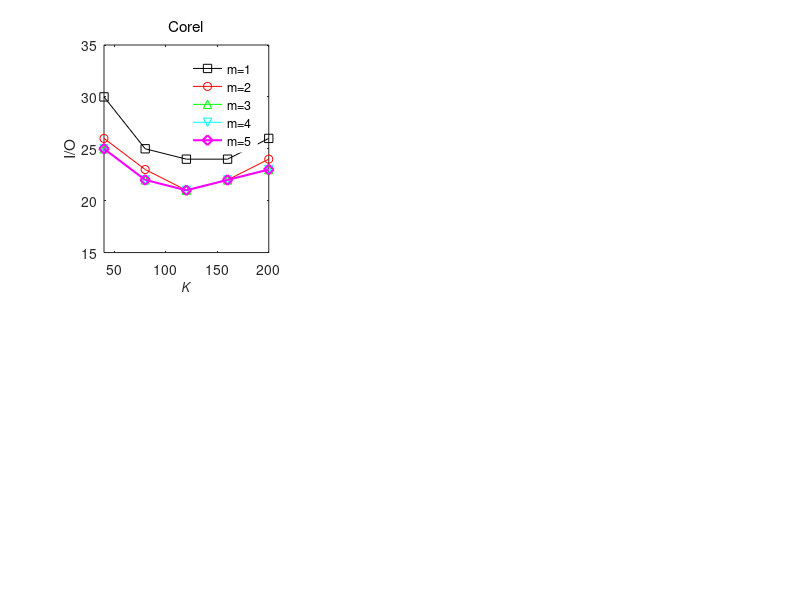

Recreate this plot in MATLAB. (Note: this script raises an error after producing the figure.)
%% tuning m for I/O and CPU in all data dataset
% some common config
linesolid = ['-ks'; '-ro'; '-g^'; '-cv'; '-md';];
linedashed = [':ks'; ':ro'; ':g^'; ':cv'; ':md';];
% line1=['-r+'; '-bx']; 
hold on;
box on;
% grid on;
set(gcf,'Position',[100 100 1400, 720]);

%% I/O cost
% Corel
subplot(2,3,1);
x_nk = [40:40:200];
y_io = [...
    30,25,24,24,26;...
    26,23,21,22,24;...
    25,22,21,22,23;...
    25,22,21,22,23;...
    25,22,21,22,23];

plot(...
        x_nk, y_io(1,:), linesolid(1,:), ...
        x_nk, y_io(2,:), linesolid(2,:), ...
        x_nk, y_io(3,:), linesolid(3,:), ...
        x_nk, y_io(4,:), linesolid(4,:), ...
        x_nk, y_io(5,:), linesolid(5,:), ...
        'LineWidth',1.5, 'MarkerSize',7);

title('Corel', 'Fontname', 'Helvetica', 'FontAngle', 'Normal', 'FontWeight', 'Normal');
xlabel('K');
ylabel('I/O');
h=legend('m=1', 'm=2', 'm=3', 'm=4', 'm=5');
set(h, 'EdgeColor', 'White', 'Location', 'NorthEast');
axis([40,200, 15, 35]);
set(get(gca,'XLabel'),'FontSize',9, 'FontAngle', 'Italic', 'FontWeight', 'Normal', 'Vertical','top');
set(get(gca,'YLabel'),'FontSize',10, 'FontAngle', 'Italic', 'FontWeight', 'Normal', 'Vertical','bottom');
set(gca, 'Fontname', 'Helvetica',  'FontSize',9);
set(gca, 'XTick', x_nk');
set(gca, 'YTick', [15:5:35]);

% Aerial
subplot(2,3,2);
x_nk = [300:100:700];
y_io = [...
    132,128,128,128,129;...
    128,124,126,126,129;...
    128,125,126,126,129;...
    128,125,126,126,129;...
    128,125,126,126,129];

plot(...
        x_nk, y_io(1,:), linesolid(1,:), ...
        x_nk, y_io(2,:), linesolid(2,:), ...
        x_nk, y_io(3,:), linesolid(3,:), ...
        x_nk, y_io(4,:), linesolid(4,:), ...
        x_nk, y_io(5,:), linesolid(5,:), ...
        'LineWidth',1.5, 'MarkerSize',7);

title('Aerial', 'Fontname', 'Helvetica', 'FontAngle', 'Normal', 'FontWeight', 'Normal');
xlabel('K');
ylabel('I/O');
h=legend('m=1', 'm=2', 'm=3', 'm=4', 'm=5');
set(h, 'EdgeColor', 'White', 'Location', 'NorthEast');
axis([300, 700, 120, 140]);
set(get(gca,'XLabel'),'FontSize',9, 'FontAngle', 'Italic', 'FontWeight', 'Normal', 'Vertical','top');
set(get(gca,'YLabel'),'FontSize',10, 'FontAngle', 'Italic', 'FontWeight', 'Normal', 'Vertical','bottom');
set(gca, 'Fontname', 'Helvetica',  'FontSize',9);
set(gca, 'XTick', x_nk');
set(gca, 'YTick', [120:5:140]);

% WT
subplot(2,3,3);
x_nk = [800:200:1600];
y_io = [...
    240,234,233,236,238;...
    238,234,233,236,237;...
    238,234,233,236,237;...
    238,234,233,236,237;...
    238,234,233,236,237];

plot(...
        x_nk, y_io(1,:), linesolid(1,:), ...
        x_nk, y_io(2,:), linesolid(2,:), ...
        x_nk, y_io(3,:), linesolid(3,:), ...
        x_nk, y_io(4,:), linesolid(4,:), ...
        x_nk, y_io(5,:), linesolid(5,:), ...
        'LineWidth',1.5, 'MarkerSize',7);

title('WT', 'Fontname', 'Helvetica', 'FontAngle', 'Normal', 'FontWeight', 'Normal');
xlabel('K');
ylabel('I/O');
h=legend('m=1', 'm=2', 'm=3', 'm=4', 'm=5');
set(h, 'EdgeColor', 'White', 'Location', 'NorthEast');
axis([800, 1600, 230, 250]);
set(get(gca,'XLabel'),'FontSize',9, 'FontAngle', 'Italic', 'FontWeight', 'Normal', 'Vertical','top');
set(get(gca,'YLabel'),'FontSize',10, 'FontAngle', 'Italic', 'FontWeight', 'Normal', 'Vertical','bottom');
set(gca, 'Fontname', 'Helvetica',  'FontSize',9);
set(gca, 'XTick', x_nk');
set(gca, 'YTick', [230:5:250]);

%% CPU response time
% Corel
subplot(2,3,4);
x_nk = [40:40:200];
y = [...
    676,693,936,1353,1877;...
    603,662,905,1298,1814;...
    599,663,913,1313,1820;...
    592,664,929,1323,1864;...
    594,668,940,1358,1909];
plot(...
        x_nk, y(1,:), linesolid(1,:), ...
        x_nk, y(2,:), linesolid(2,:), ...
        x_nk, y(3,:), linesolid(3,:), ...
        x_nk, y(4,:), linesolid(4,:), ...
        x_nk, y(5,:), linesolid(5,:), ...
        'LineWidth',1.5, 'MarkerSize',7);
% title('Corel', 'Fontname', 'Helvetica', 'FontAngle', 'Normal', 'FontWeight', 'Normal');
xlabel('K');
ylabel('CPU response time(ms)');
h=legend('m=1', 'm=2', 'm=3', 'm=4', 'm=5');
set(h, 'EdgeColor', 'White', 'Location', 'NorthWest');
axis([min(x_nk), max(x_nk), 400, 2000]);
set(get(gca,'XLabel'),'FontSize',9, 'FontAngle', 'Italic', 'FontWeight', 'Normal', 'Vertical','top');
set(get(gca,'YLabel'),'FontSize',10, 'FontAngle', 'Italic', 'FontWeight', 'Normal', 'Vertical','bottom');
set(gca, 'Fontname', 'Helvetica',  'FontSize',9);
set(gca, 'XTick', x_nk');
set(gca, 'YTick', [400:400:2000]);

% Aerial
subplot(2,3,5);
x_nk = [300:100:700];
y = [...
    6317,8722,12733,19297,24616;...
    6184,9076,13035,17604,25680;...
    5970,8983,14510,18606,26470;...
    6362,9105,13572,18930,24602;...
    6533,9018,13800,19045,26569];
plot(...
        x_nk, y(1,:), linesolid(1,:), ...
        x_nk, y(2,:), linesolid(2,:), ...
        x_nk, y(3,:), linesolid(3,:), ...
        x_nk, y(4,:), linesolid(4,:), ...
        x_nk, y(5,:), linesolid(5,:), ...
        'LineWidth',1.5, 'MarkerSize',7);
%title('Aerial', 'Fontname', 'Helvetica', 'FontAngle', 'Normal', 'FontWeight', 'Normal');
xlabel('K');
ylabel('CPU response time(ms)');
h=legend('m=1', 'm=2', 'm=3', 'm=4', 'm=5');
set(h, 'EdgeColor', 'White', 'Location', 'NorthWest');
axis([min(x_nk), max(x_nk), 5000, 30000]);
set(get(gca,'XLabel'),'FontSize',9, 'FontAngle', 'Italic', 'FontWeight', 'Normal', 'Vertical','top');
set(get(gca,'YLabel'),'FontSize',10, 'FontAngle', 'Italic', 'FontWeight', 'Normal', 'Vertical','bottom');
set(gca, 'Fontname', 'Helvetica',  'FontSize',9);
set(gca, 'XTick', x_nk');
set(gca, 'YTick', [5000:5000:30000]);

% WT
subplot(2,3,6);
x_nk = [800:200:1600];
y = [...
    39083,62458,89511,110019,145045;...
    37928,61189,80307,119070,155206;...
    38206,61648,86970,118482,152940;...
    40168,59485,82798,117385,161572;...
    41998,64102,92484,130636,169322];
plot(...
        x_nk, y(1,:), linesolid(1,:), ...
        x_nk, y(2,:), linesolid(2,:), ...
        x_nk, y(3,:), linesolid(3,:), ...
        x_nk, y(4,:), linesolid(4,:), ...
        x_nk, y(5,:), linesolid(5,:), ...
        'LineWidth',1.5, 'MarkerSize',7);
%title('WT', 'Fontname', 'Helvetica', 'FontAngle', 'Normal', 'FontWeight', 'Normal');
xlabel('K');
ylabel('CPU response time(ms)');
h=legend('m=1', 'm=2', 'm=3', 'm=4', 'm=5');
set(h, 'EdgeColor', 'White', 'Location', 'NorthWest');
axis([min(x_nk), max(x_nk), 30000, 180000]);
set(get(gca,'XLabel'),'FontSize',9, 'FontAngle', 'Italic', 'FontWeight', 'Normal', 'Vertical','top');
set(get(gca,'YLabel'),'FontSize',10, 'FontAngle', 'Italic', 'FontWeight', 'Normal', 'Vertical','bottom');
set(gca, 'Fontname', 'Helvetica',  'FontSize',9);
set(gca, 'XTick', x_nk');
set(gca, 'YTick', [30000:50000:180000]);